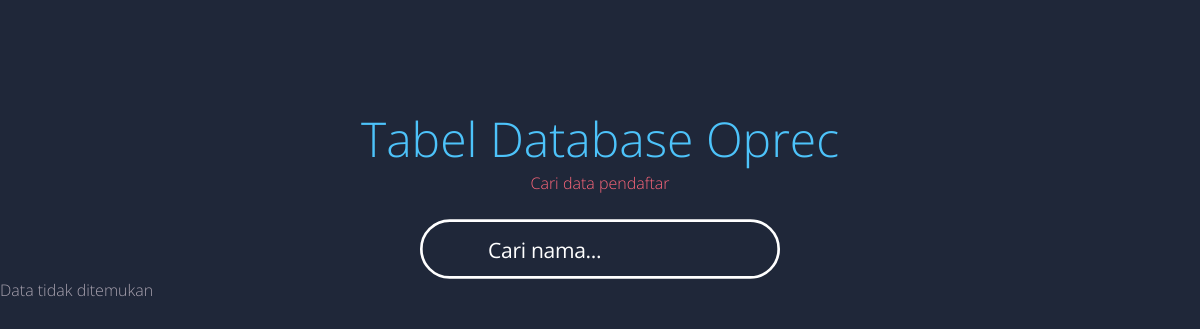
The page /index.php?cari=Bintang Rachditya on the database as committed earlier.
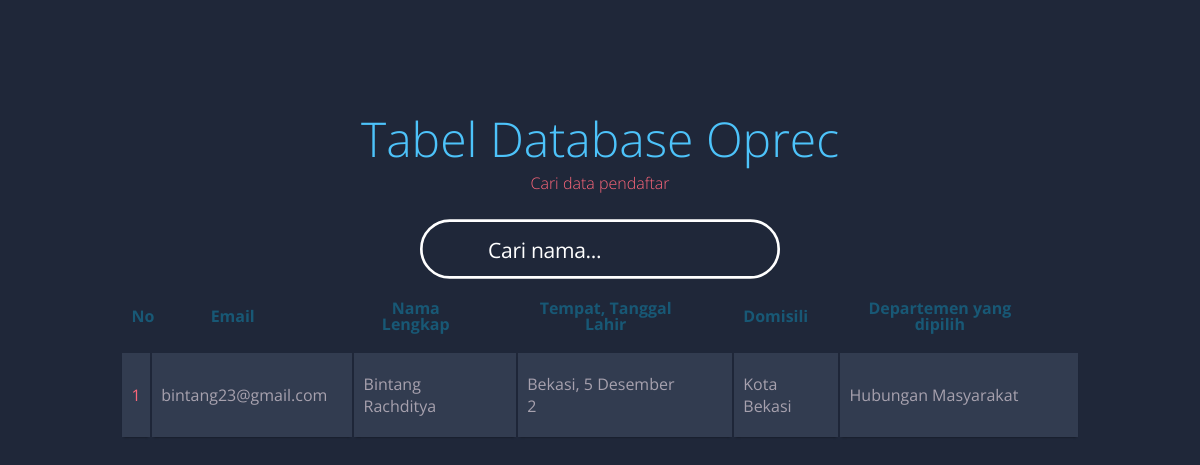
The same page on the database as committed later.
### tables this page shows
CREATE TABLE `reqruitment` (
  `email` varchar(30) NOT NULL,
  `nama_lengkap` varchar(30) NOT NULL,
  `ttl` varchar(20) NOT NULL,
  `domisili` text NOT NULL,
  `no_wa` int(16) NOT NULL,
  `status` varchar(20) NOT NULL,
  `asal` varchar(20) NOT NULL,
  `departemen` varchar(25) NOT NULL,
  `alasan` varchar(300) NOT NULL
);

### index.php (the view, shortened to what this page needs)
<!DOCTYPE html>
<html lang="en">
<head>
  <link href="https://maxcdn.icons8.com/fonts/line-awesome/1.1/css/line-awesome-font-awesome.min.css" rel="stylesheet">
</head>
<body>
<?php
include "koneksi.php";
$query = "SELECT `email`, `nama_lengkap`, `ttl`, `domisili`, `no_wa`, `status`, `asal`, `departemen`, `alasan` FROM `reqruitment` WHERE 1";
$data = mysqli_query($koneksi, $query);
echo "<div class='searchcontainer'>";
echo "<h1>Tabel Database Oprec</h1>";
echo "<h2>Cari data pendaftar</h2>";
echo "<div class='search-box'>";
echo "<div class='search-icon'><i class='fa fa-search search-icon'></i></div>";
echo "<form action='' class='search-form' method='GET'>";
echo "<input type='text' name='cari' placeholder='Cari nama...' id='search' autocomplete='off'>";
echo "</form>";
echo "</div>";
echo "</div>";
if (isset($_GET['cari'])) {
    $cari = $_GET['cari'];
    $query = "SELECT * FROM reqruitment WHERE nama_lengkap LIKE '%$cari%'";
    $data = mysqli_query($koneksi, $query);
}
if (mysqli_num_rows($data) > 0) {
    echo "<table class='container'>";
    echo "<thead>";
    echo "<tr>";
    echo "<th><h1>No</h1></th>";
    echo "<th><h1>Email</h1></th>";
    echo "<th><h1>Nama Lengkap</h1></th>";
    echo "<th><h1>Tempat, Tanggal Lahir</h1></th>";
    echo "<th><h1>Domisili</h1></th>";
    echo "<th><h1>Departemen yang dipilih</h1></th>";
    echo "</tr>";
    echo "</thead>";
    $i = 1;
    while ($row = mysqli_fetch_assoc($data)) {
    echo "<tbody>";
    echo "<tr>";
    echo "<td>$i</td>";
    echo "<td>{$row['email']}</td>";
    echo "<td>{$row['nama_lengkap']}</td>";
    echo "<td>{$row['ttl']}</td>";
    echo "<td>{$row['domisili']}</td>";
    echo "<td>{$row['departemen']}</td>";
    echo "</tr>";
    echo "</tbody>";
    $i++;
    }
    echo "</table>";
} else {
    echo "Data tidak ditemukan";
}
?>
</body>
</html>

Rows that differ between the two databases and show on the page:
added reqruitment: email "bintang23@gmail.com", nama_lengkap "Bintang Rachditya", ttl "Bekasi, 5 Desember 2", domisili "Kota Bekasi", departemen "Hubungan Masyarakat"
Other text that changed with them:
text no longer shown: "Data tidak ditemukan"
text now shown: "No Email Nama Lengkap Tempat, Tanggal Lahir Domisili Departemen yang dipilih"
